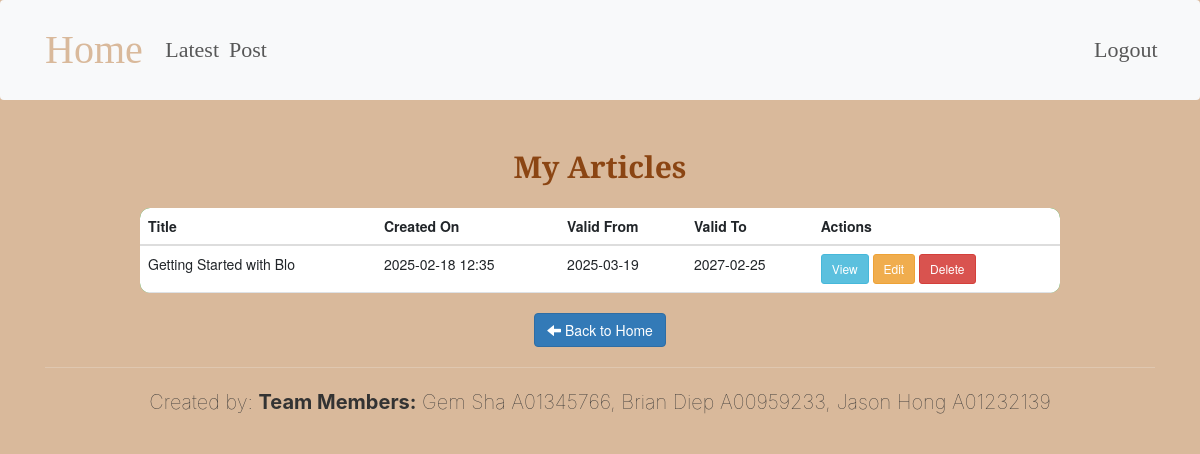
The page /contributor/contributor_article.php (signed in) on the database its author committed.
### tables this page shows
CREATE TABLE Articles (
        ArticleId INTEGER PRIMARY KEY AUTOINCREMENT,
        Title TEXT NOT NULL,
        Body TEXT NOT NULL,
        CreatDate DATETIME DEFAULT CURRENT_TIMESTAMP,
        StartDate DATE,
        EndDate DATE,
        ContributorUsername TEXT NOT NULL
    );

### contributor/contributor_article.php (the view, shortened to what this page needs)
<?php
include("../inc_header_contributor.php");
include("../inc_db_params.php");
$contributorUsername = $_SESSION['username'];
$stmt = $db->prepare("
    SELECT
        ArticleId AS PostId,
        Title,
        Body,
        CreatDate,
        StartDate,
        EndDate
    FROM Articles
    WHERE ContributorUsername = :contributorUsername
    ORDER BY CreatDate DESC
");
$stmt->bindValue(':contributorUsername', $contributorUsername, SQLITE3_TEXT);
$articles = $stmt->execute();
?>
<div class="container">
  <div class="row justify-content-center">
    <div class="col-md-10">
      <h1 class="text-center mt-5">My Articles</h1>
      <table class="table mt-4">
        <thead>
          <tr>
            <th>Title</th>
            <th>Created On</th>
            <th>Valid From</th>
            <th>Valid To</th>
            <th>Actions</th>
          </tr>
        </thead>
        <tbody>
          <?php while ($article = $articles->fetchArray(SQLITE3_ASSOC)): ?>
            <tr>
              <td><?php echo htmlspecialchars($article['Title']); ?></td>
              <td>
                <?php
                  $createDate = new DateTime($article['CreatDate'], new DateTimeZone('UTC'));
                  $createDate->setTimezone(new DateTimeZone('America/Vancouver'));
                  echo htmlspecialchars($createDate->format('Y-m-d H:i'));
                ?>
              </td>
              <td><?php echo htmlspecialchars($article['StartDate']); ?></td>
              <td><?php echo htmlspecialchars($article['EndDate']); ?></td>
              <td>
                <a href="/crud/display/display.php?id=<?php echo urlencode($article['PostId']); ?>" class="btn btn-info btn-sm">View</a>
                <a href="/crud/update/update.php?id=<?php echo urlencode($article['PostId']); ?>" class="btn btn-warning btn-sm">Edit</a>
                <a href="/crud/delete/delete.php?id=<?php echo urlencode($article['PostId']); ?>" class="btn btn-danger btn-sm">Delete</a>
              </td>
            </tr>
          <?php endwhile; ?>
        </tbody>
      </table>
      <div class="mt-3 text-center">
        <a href="../main.php" class="btn btn-primary">
          <i class="glyphicon glyphicon-arrow-left"></i> Back to Home
        </a>
      </div>
    </div>
  </div>
</div>
<?php include("../inc_footer.php"); ?>

### landing-css.css (style rules this page uses)
.page, .page-wrapper, .container::after { background-color: #39bbdb; }
body { background-color: #d9b99b; }
.table { background-color: green; padding: 10px; border-radius: 10px; overflow: hidden; }
h1 { font-family: "DM Serif Text", serif; font-size: 3rem; font-weight: bold; color: #8B4513; padding-bottom: 5px; margin-bottom: 20px; }

### rows shown on the page
articles: Title "Getting Started with Blo", CreatDate "2025-02-18 12:35", StartDate "2025-03-19", EndDate "2027-02-25"
